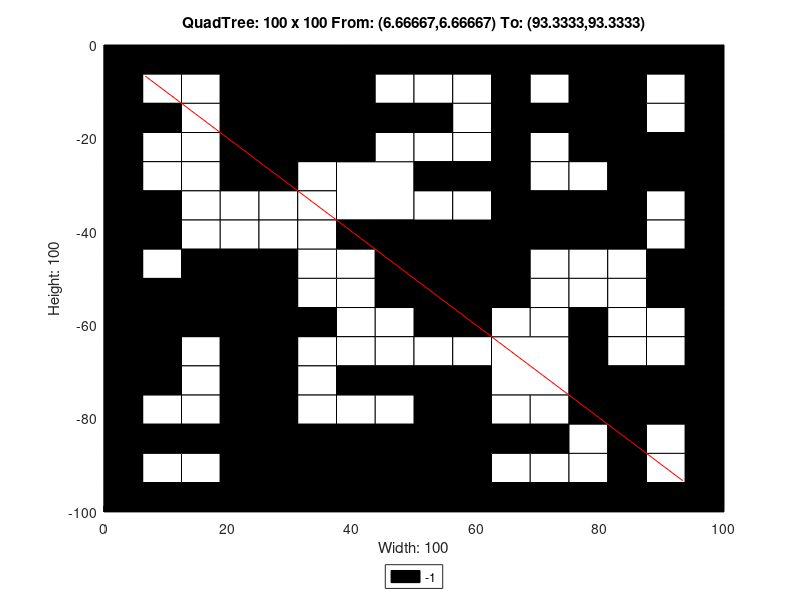

The MATLAB script that drew this image:
axis([0 100 -100 0]);
title('QuadTree: 100 x 100 From: (6.66667,6.66667) To: (93.3333,93.3333)');
xlabel('Width: 100');
ylabel('Height: 100');
rectangle('Position',[25 -12.5 12.5 12.5], 'FaceColor',[0 0 0]);
rectangle('Position',[25 -25 12.5 12.5], 'FaceColor',[0 0 0]);
rectangle('Position',[37.5 -37.5 12.5 12.5], 'FaceColor',[1 1 1]);
rectangle('Position',[75 -12.5 12.5 12.5], 'FaceColor',[0 0 0]);
rectangle('Position',[75 -25 12.5 12.5], 'FaceColor',[0 0 0]);
rectangle('Position',[50 -50 12.5 12.5], 'FaceColor',[0 0 0]);
rectangle('Position',[0 -62.5 12.5 12.5], 'FaceColor',[0 0 0]);
rectangle('Position',[12.5 -62.5 12.5 12.5], 'FaceColor',[0 0 0]);
rectangle('Position',[0 -75 12.5 12.5], 'FaceColor',[0 0 0]);
rectangle('Position',[25 -100 12.5 12.5], 'FaceColor',[0 0 0]);
rectangle('Position',[37.5 -100 12.5 12.5], 'FaceColor',[0 0 0]);
rectangle('Position',[50 -62.5 12.5 12.5], 'FaceColor',[0 0 0]);
rectangle('Position',[62.5 -75 12.5 12.5], 'FaceColor',[1 1 1]);
rectangle('Position',[50 -87.5 12.5 12.5], 'FaceColor',[0 0 0]);
rectangle('Position',[50 -100 12.5 12.5], 'FaceColor',[0 0 0]);
rectangle('Position',[0 -6.25 6.25 6.25], 'FaceColor',[0 0 0]);
rectangle('Position',[6.25 -6.25 6.25 6.25], 'FaceColor',[0 0 0]);
rectangle('Position',[0 -12.5 6.25 6.25], 'FaceColor',[0 0 0]);
rectangle('Position',[6.25 -12.5 6.25 6.25], 'FaceColor',[1 1 1]);
rectangle('Position',[12.5 -6.25 6.25 6.25], 'FaceColor',[0 0 0]);
rectangle('Position',[18.75 -6.25 6.25 6.25], 'FaceColor',[0 0 0]);
rectangle('Position',[12.5 -12.5 6.25 6.25], 'FaceColor',[1 1 1]);
rectangle('Position',[18.75 -12.5 6.25 6.25], 'FaceColor',[0 0 0]);
rectangle('Position',[0 -18.75 6.25 6.25], 'FaceColor',[0 0 0]);
rectangle('Position',[6.25 -18.75 6.25 6.25], 'FaceColor',[0 0 0]);
rectangle('Position',[0 -25 6.25 6.25], 'FaceColor',[0 0 0]);
rectangle('Position',[6.25 -25 6.25 6.25], 'FaceColor',[1 1 1]);
rectangle('Position',[12.5 -18.75 6.25 6.25], 'FaceColor',[1 1 1]);
rectangle('Position',[18.75 -18.75 6.25 6.25], 'FaceColor',[0 0 0]);
rectangle('Position',[12.5 -25 6.25 6.25], 'FaceColor',[1 1 1]);
rectangle('Position',[18.75 -25 6.25 6.25], 'FaceColor',[0 0 0]);
rectangle('Position',[37.5 -6.25 6.25 6.25], 'FaceColor',[0 0 0]);
rectangle('Position',[43.75 -6.25 6.25 6.25], 'FaceColor',[0 0 0]);
rectangle('Position',[37.5 -12.5 6.25 6.25], 'FaceColor',[0 0 0]);
rectangle('Position',[43.75 -12.5 6.25 6.25], 'FaceColor',[1 1 1]);
rectangle('Position',[37.5 -18.75 6.25 6.25], 'FaceColor',[0 0 0]);
rectangle('Position',[43.75 -18.75 6.25 6.25], 'FaceColor',[0 0 0]);
rectangle('Position',[37.5 -25 6.25 6.25], 'FaceColor',[0 0 0]);
rectangle('Position',[43.75 -25 6.25 6.25], 'FaceColor',[1 1 1]);
rectangle('Position',[0 -31.25 6.25 6.25], 'FaceColor',[0 0 0]);
rectangle('Position',[6.25 -31.25 6.25 6.25], 'FaceColor',[1 1 1]);
rectangle('Position',[0 -37.5 6.25 6.25], 'FaceColor',[0 0 0]);
rectangle('Position',[6.25 -37.5 6.25 6.25], 'FaceColor',[0 0 0]);
rectangle('Position',[12.5 -31.25 6.25 6.25], 'FaceColor',[1 1 1]);
rectangle('Position',[18.75 -31.25 6.25 6.25], 'FaceColor',[0 0 0]);
rectangle('Position',[12.5 -37.5 6.25 6.25], 'FaceColor',[1 1 1]);
rectangle('Position',[18.75 -37.5 6.25 6.25], 'FaceColor',[1 1 1]);
rectangle('Position',[0 -43.75 6.25 6.25], 'FaceColor',[0 0 0]);
rectangle('Position',[6.25 -43.75 6.25 6.25], 'FaceColor',[0 0 0]);
rectangle('Position',[0 -50 6.25 6.25], 'FaceColor',[0 0 0]);
rectangle('Position',[6.25 -50 6.25 6.25], 'FaceColor',[1 1 1]);
rectangle('Position',[12.5 -43.75 6.25 6.25], 'FaceColor',[1 1 1]);
rectangle('Position',[18.75 -43.75 6.25 6.25], 'FaceColor',[1 1 1]);
rectangle('Position',[12.5 -50 6.25 6.25], 'FaceColor',[0 0 0]);
rectangle('Position',[18.75 -50 6.25 6.25], 'FaceColor',[0 0 0]);
rectangle('Position',[25 -31.25 6.25 6.25], 'FaceColor',[0 0 0]);
rectangle('Position',[31.25 -31.25 6.25 6.25], 'FaceColor',[1 1 1]);
rectangle('Position',[25 -37.5 6.25 6.25], 'FaceColor',[1 1 1]);
rectangle('Position',[31.25 -37.5 6.25 6.25], 'FaceColor',[1 1 1]);
rectangle('Position',[25 -43.75 6.25 6.25], 'FaceColor',[1 1 1]);
rectangle('Position',[31.25 -43.75 6.25 6.25], 'FaceColor',[1 1 1]);
rectangle('Position',[25 -50 6.25 6.25], 'FaceColor',[0 0 0]);
rectangle('Position',[31.25 -50 6.25 6.25], 'FaceColor',[1 1 1]);
rectangle('Position',[37.5 -43.75 6.25 6.25], 'FaceColor',[0 0 0]);
rectangle('Position',[43.75 -43.75 6.25 6.25], 'FaceColor',[0 0 0]);
rectangle('Position',[37.5 -50 6.25 6.25], 'FaceColor',[1 1 1]);
rectangle('Position',[43.75 -50 6.25 6.25], 'FaceColor',[0 0 0]);
rectangle('Position',[50 -6.25 6.25 6.25], 'FaceColor',[0 0 0]);
rectangle('Position',[56.25 -6.25 6.25 6.25], 'FaceColor',[0 0 0]);
rectangle('Position',[50 -12.5 6.25 6.25], 'FaceColor',[1 1 1]);
rectangle('Position',[56.25 -12.5 6.25 6.25], 'FaceColor',[1 1 1]);
rectangle('Position',[62.5 -6.25 6.25 6.25], 'FaceColor',[0 0 0]);
rectangle('Position',[68.75 -6.25 6.25 6.25], 'FaceColor',[0 0 0]);
rectangle('Position',[62.5 -12.5 6.25 6.25], 'FaceColor',[0 0 0]);
rectangle('Position',[68.75 -12.5 6.25 6.25], 'FaceColor',[1 1 1]);
rectangle('Position',[50 -18.75 6.25 6.25], 'FaceColor',[0 0 0]);
rectangle('Position',[56.25 -18.75 6.25 6.25], 'FaceColor',[1 1 1]);
rectangle('Position',[50 -25 6.25 6.25], 'FaceColor',[1 1 1]);
rectangle('Position',[56.25 -25 6.25 6.25], 'FaceColor',[1 1 1]);
rectangle('Position',[62.5 -18.75 6.25 6.25], 'FaceColor',[0 0 0]);
rectangle('Position',[68.75 -18.75 6.25 6.25], 'FaceColor',[0 0 0]);
rectangle('Position',[62.5 -25 6.25 6.25], 'FaceColor',[0 0 0]);
rectangle('Position',[68.75 -25 6.25 6.25], 'FaceColor',[1 1 1]);
rectangle('Position',[87.5 -6.25 6.25 6.25], 'FaceColor',[0 0 0]);
rectangle('Position',[93.75 -6.25 6.25 6.25], 'FaceColor',[0 0 0]);
rectangle('Position',[87.5 -12.5 6.25 6.25], 'FaceColor',[1 1 1]);
rectangle('Position',[93.75 -12.5 6.25 6.25], 'FaceColor',[0 0 0]);
rectangle('Position',[87.5 -18.75 6.25 6.25], 'FaceColor',[1 1 1]);
rectangle('Position',[93.75 -18.75 6.25 6.25], 'FaceColor',[0 0 0]);
rectangle('Position',[87.5 -25 6.25 6.25], 'FaceColor',[0 0 0]);
rectangle('Position',[93.75 -25 6.25 6.25], 'FaceColor',[0 0 0]);
rectangle('Position',[50 -31.25 6.25 6.25], 'FaceColor',[0 0 0]);
rectangle('Position',[56.25 -31.25 6.25 6.25], 'FaceColor',[0 0 0]);
rectangle('Position',[50 -37.5 6.25 6.25], 'FaceColor',[1 1 1]);
rectangle('Position',[56.25 -37.5 6.25 6.25], 'FaceColor',[1 1 1]);
rectangle('Position',[62.5 -31.25 6.25 6.25], 'FaceColor',[0 0 0]);
rectangle('Position',[68.75 -31.25 6.25 6.25], 'FaceColor',[1 1 1]);
rectangle('Position',[62.5 -37.5 6.25 6.25], 'FaceColor',[0 0 0]);
rectangle('Position',[68.75 -37.5 6.25 6.25], 'FaceColor',[0 0 0]);
rectangle('Position',[62.5 -43.75 6.25 6.25], 'FaceColor',[0 0 0]);
rectangle('Position',[68.75 -43.75 6.25 6.25], 'FaceColor',[0 0 0]);
rectangle('Position',[62.5 -50 6.25 6.25], 'FaceColor',[0 0 0]);
rectangle('Position',[68.75 -50 6.25 6.25], 'FaceColor',[1 1 1]);
rectangle('Position',[75 -31.25 6.25 6.25], 'FaceColor',[1 1 1]);
rectangle('Position',[81.25 -31.25 6.25 6.25], 'FaceColor',[0 0 0]);
rectangle('Position',[75 -37.5 6.25 6.25], 'FaceColor',[0 0 0]);
rectangle('Position',[81.25 -37.5 6.25 6.25], 'FaceColor',[0 0 0]);
rectangle('Position',[87.5 -31.25 6.25 6.25], 'FaceColor',[0 0 0]);
rectangle('Position',[93.75 -31.25 6.25 6.25], 'FaceColor',[0 0 0]);
rectangle('Position',[87.5 -37.5 6.25 6.25], 'FaceColor',[1 1 1]);
rectangle('Position',[93.75 -37.5 6.25 6.25], 'FaceColor',[0 0 0]);
rectangle('Position',[75 -43.75 6.25 6.25], 'FaceColor',[0 0 0]);
rectangle('Position',[81.25 -43.75 6.25 6.25], 'FaceColor',[0 0 0]);
rectangle('Position',[75 -50 6.25 6.25], 'FaceColor',[1 1 1]);
rectangle('Position',[81.25 -50 6.25 6.25], 'FaceColor',[1 1 1]);
rectangle('Position',[87.5 -43.75 6.25 6.25], 'FaceColor',[1 1 1]);
rectangle('Position',[93.75 -43.75 6.25 6.25], 'FaceColor',[0 0 0]);
rectangle('Position',[87.5 -50 6.25 6.25], 'FaceColor',[0 0 0]);
rectangle('Position',[93.75 -50 6.25 6.25], 'FaceColor',[0 0 0]);
rectangle('Position',[12.5 -68.75 6.25 6.25], 'FaceColor',[1 1 1]);
rectangle('Position',[18.75 -68.75 6.25 6.25], 'FaceColor',[0 0 0]);
rectangle('Position',[12.5 -75 6.25 6.25], 'FaceColor',[1 1 1]);
rectangle('Position',[18.75 -75 6.25 6.25], 'FaceColor',[0 0 0]);
rectangle('Position',[25 -56.25 6.25 6.25], 'FaceColor',[0 0 0]);
rectangle('Position',[31.25 -56.25 6.25 6.25], 'FaceColor',[1 1 1]);
rectangle('Position',[25 -62.5 6.25 6.25], 'FaceColor',[0 0 0]);
rectangle('Position',[31.25 -62.5 6.25 6.25], 'FaceColor',[0 0 0]);
rectangle('Position',[37.5 -56.25 6.25 6.25], 'FaceColor',[1 1 1]);
rectangle('Position',[43.75 -56.25 6.25 6.25], 'FaceColor',[0 0 0]);
rectangle('Position',[37.5 -62.5 6.25 6.25], 'FaceColor',[1 1 1]);
rectangle('Position',[43.75 -62.5 6.25 6.25], 'FaceColor',[1 1 1]);
rectangle('Position',[25 -68.75 6.25 6.25], 'FaceColor',[0 0 0]);
rectangle('Position',[31.25 -68.75 6.25 6.25], 'FaceColor',[1 1 1]);
rectangle('Position',[25 -75 6.25 6.25], 'FaceColor',[0 0 0]);
rectangle('Position',[31.25 -75 6.25 6.25], 'FaceColor',[1 1 1]);
rectangle('Position',[37.5 -68.75 6.25 6.25], 'FaceColor',[1 1 1]);
rectangle('Position',[43.75 -68.75 6.25 6.25], 'FaceColor',[1 1 1]);
rectangle('Position',[37.5 -75 6.25 6.25], 'FaceColor',[0 0 0]);
rectangle('Position',[43.75 -75 6.25 6.25], 'FaceColor',[0 0 0]);
rectangle('Position',[0 -81.25 6.25 6.25], 'FaceColor',[0 0 0]);
rectangle('Position',[6.25 -81.25 6.25 6.25], 'FaceColor',[1 1 1]);
rectangle('Position',[0 -87.5 6.25 6.25], 'FaceColor',[0 0 0]);
rectangle('Position',[6.25 -87.5 6.25 6.25], 'FaceColor',[0 0 0]);
rectangle('Position',[12.5 -81.25 6.25 6.25], 'FaceColor',[1 1 1]);
rectangle('Position',[18.75 -81.25 6.25 6.25], 'FaceColor',[0 0 0]);
rectangle('Position',[12.5 -87.5 6.25 6.25], 'FaceColor',[0 0 0]);
rectangle('Position',[18.75 -87.5 6.25 6.25], 'FaceColor',[0 0 0]);
rectangle('Position',[0 -93.75 6.25 6.25], 'FaceColor',[0 0 0]);
rectangle('Position',[6.25 -93.75 6.25 6.25], 'FaceColor',[1 1 1]);
rectangle('Position',[0 -100 6.25 6.25], 'FaceColor',[0 0 0]);
rectangle('Position',[6.25 -100 6.25 6.25], 'FaceColor',[0 0 0]);
rectangle('Position',[12.5 -93.75 6.25 6.25], 'FaceColor',[1 1 1]);
rectangle('Position',[18.75 -93.75 6.25 6.25], 'FaceColor',[0 0 0]);
rectangle('Position',[12.5 -100 6.25 6.25], 'FaceColor',[0 0 0]);
rectangle('Position',[18.75 -100 6.25 6.25], 'FaceColor',[0 0 0]);
rectangle('Position',[25 -81.25 6.25 6.25], 'FaceColor',[0 0 0]);
rectangle('Position',[31.25 -81.25 6.25 6.25], 'FaceColor',[1 1 1]);
rectangle('Position',[25 -87.5 6.25 6.25], 'FaceColor',[0 0 0]);
rectangle('Position',[31.25 -87.5 6.25 6.25], 'FaceColor',[0 0 0]);
rectangle('Position',[37.5 -81.25 6.25 6.25], 'FaceColor',[1 1 1]);
rectangle('Position',[43.75 -81.25 6.25 6.25], 'FaceColor',[1 1 1]);
rectangle('Position',[37.5 -87.5 6.25 6.25], 'FaceColor',[0 0 0]);
rectangle('Position',[43.75 -87.5 6.25 6.25], 'FaceColor',[0 0 0]);
rectangle('Position',[62.5 -56.25 6.25 6.25], 'FaceColor',[0 0 0]);
rectangle('Position',[68.75 -56.25 6.25 6.25], 'FaceColor',[1 1 1]);
rectangle('Position',[62.5 -62.5 6.25 6.25], 'FaceColor',[1 1 1]);
rectangle('Position',[68.75 -62.5 6.25 6.25], 'FaceColor',[1 1 1]);
rectangle('Position',[50 -68.75 6.25 6.25], 'FaceColor',[1 1 1]);
rectangle('Position',[56.25 -68.75 6.25 6.25], 'FaceColor',[1 1 1]);
rectangle('Position',[50 -75 6.25 6.25], 'FaceColor',[0 0 0]);
rectangle('Position',[56.25 -75 6.25 6.25], 'FaceColor',[0 0 0]);
rectangle('Position',[75 -56.25 6.25 6.25], 'FaceColor',[1 1 1]);
rectangle('Position',[81.25 -56.25 6.25 6.25], 'FaceColor',[1 1 1]);
rectangle('Position',[75 -62.5 6.25 6.25], 'FaceColor',[0 0 0]);
rectangle('Position',[81.25 -62.5 6.25 6.25], 'FaceColor',[1 1 1]);
rectangle('Position',[87.5 -56.25 6.25 6.25], 'FaceColor',[0 0 0]);
rectangle('Position',[93.75 -56.25 6.25 6.25], 'FaceColor',[0 0 0]);
rectangle('Position',[87.5 -62.5 6.25 6.25], 'FaceColor',[1 1 1]);
rectangle('Position',[93.75 -62.5 6.25 6.25], 'FaceColor',[0 0 0]);
rectangle('Position',[75 -68.75 6.25 6.25], 'FaceColor',[0 0 0]);
rectangle('Position',[81.25 -68.75 6.25 6.25], 'FaceColor',[1 1 1]);
rectangle('Position',[75 -75 6.25 6.25], 'FaceColor',[0 0 0]);
rectangle('Position',[81.25 -75 6.25 6.25], 'FaceColor',[0 0 0]);
rectangle('Position',[87.5 -68.75 6.25 6.25], 'FaceColor',[1 1 1]);
rectangle('Position',[93.75 -68.75 6.25 6.25], 'FaceColor',[0 0 0]);
rectangle('Position',[87.5 -75 6.25 6.25], 'FaceColor',[0 0 0]);
rectangle('Position',[93.75 -75 6.25 6.25], 'FaceColor',[0 0 0]);
rectangle('Position',[62.5 -81.25 6.25 6.25], 'FaceColor',[1 1 1]);
rectangle('Position',[68.75 -81.25 6.25 6.25], 'FaceColor',[1 1 1]);
rectangle('Position',[62.5 -87.5 6.25 6.25], 'FaceColor',[0 0 0]);
rectangle('Position',[68.75 -87.5 6.25 6.25], 'FaceColor',[0 0 0]);
rectangle('Position',[62.5 -93.75 6.25 6.25], 'FaceColor',[1 1 1]);
rectangle('Position',[68.75 -93.75 6.25 6.25], 'FaceColor',[1 1 1]);
rectangle('Position',[62.5 -100 6.25 6.25], 'FaceColor',[0 0 0]);
rectangle('Position',[68.75 -100 6.25 6.25], 'FaceColor',[0 0 0]);
rectangle('Position',[75 -81.25 6.25 6.25], 'FaceColor',[0 0 0]);
rectangle('Position',[81.25 -81.25 6.25 6.25], 'FaceColor',[0 0 0]);
rectangle('Position',[75 -87.5 6.25 6.25], 'FaceColor',[1 1 1]);
rectangle('Position',[81.25 -87.5 6.25 6.25], 'FaceColor',[0 0 0]);
rectangle('Position',[87.5 -81.25 6.25 6.25], 'FaceColor',[0 0 0]);
rectangle('Position',[93.75 -81.25 6.25 6.25], 'FaceColor',[0 0 0]);
rectangle('Position',[87.5 -87.5 6.25 6.25], 'FaceColor',[1 1 1]);
rectangle('Position',[93.75 -87.5 6.25 6.25], 'FaceColor',[0 0 0]);
rectangle('Position',[75 -93.75 6.25 6.25], 'FaceColor',[1 1 1]);
rectangle('Position',[81.25 -93.75 6.25 6.25], 'FaceColor',[0 0 0]);
rectangle('Position',[75 -100 6.25 6.25], 'FaceColor',[0 0 0]);
rectangle('Position',[81.25 -100 6.25 6.25], 'FaceColor',[0 0 0]);
rectangle('Position',[87.5 -93.75 6.25 6.25], 'FaceColor',[1 1 1]);
rectangle('Position',[93.75 -93.75 6.25 6.25], 'FaceColor',[0 0 0]);
rectangle('Position',[87.5 -100 6.25 6.25], 'FaceColor',[0 0 0]);
rectangle('Position',[93.75 -100 6.25 6.25], 'FaceColor',[0 0 0]);
X=[93.3333,6.66667];
Y=[-93.3333,-6.66667];
hold on;
plot(X,Y,'r');
legend('-1','Location','southoutside');
